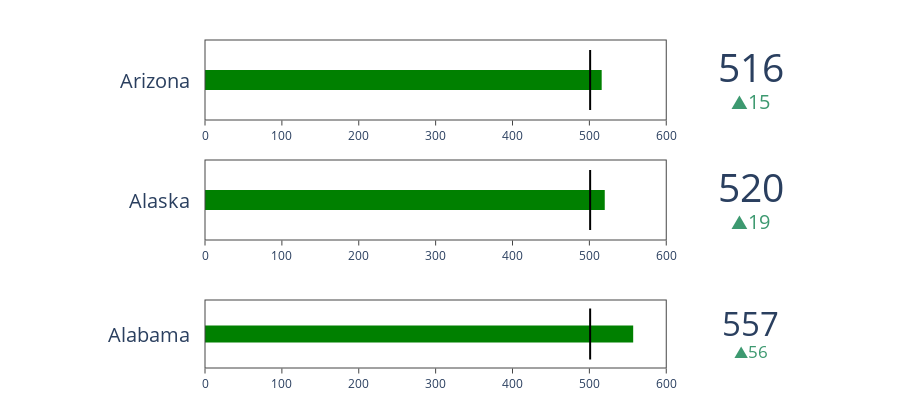

Here is the notebook cell this chart was saved with:
### Markdown cell above
## Bullet Chart

### Code cell
fig = go.Figure()

fig.add_trace(go.Indicator(
    mode = "number+gauge+delta",  value = int(df.loc[df['state']=='Alabama']['reading']),
    delta = {'reference': 501},
    domain = {'x': [0.25, 1], 'y': [0.08, 0.25]},
    title = {'text': "Alabama"},
    gauge = {
        'shape': "bullet",
        'axis': {'range': [None, 600]},
        'threshold': {
            'line': {'color': "black", 'width': 2},
            'thickness': 0.75,
            'value': 501}}))
fig.add_trace(go.Indicator(
    mode = "number+gauge+delta",  value = int(df.loc[df['state']=='Alaska']['reading']),
    delta = {'reference': 501},
    domain = {'x': [0.25, 1], 'y': [0.4, 0.6]},
    title = {'text': "Alaska"},
    gauge = {
        'shape': "bullet",
        'axis': {'range': [None, 600]},
        'threshold': {
            'line': {'color': "black", 'width': 2},
            'thickness': 0.75,
            'value': 501}}))
fig.add_trace(go.Indicator(
    mode = "number+gauge+delta",  value = int(df.loc[df['state']=='Arizona']['reading']),
    delta = {'reference': 501},
    domain = {'x': [0.25, 1], 'y': [0.7, 0.9]},
    title = {'text': "Arizona"},
    gauge = {
        'shape': "bullet",
        'axis': {'range': [None, 600]},
        'threshold': {
            'line': {'color': "black", 'width': 2},
            'thickness': 0.75,
            'value': 501}}))

fig.update_layout(height = 400 , margin = {'t':0, 'b':0, 'l':0})

fig.show()

### Figure 1 — Plotly figure (JSON) as saved in the notebook; plotly's stock layout.template omitted (floating-point values rounded to 4 significant figures)
{"data": [{"delta": {"reference": 501}, "domain": {"x": [0.25, 1], "y": [0.08, 0.25]}, "gauge": {"axis": {"range": [null, 600]}, "shape": "bullet", "threshold": {"line": {"color": "black", "width": 2}, "thickness": 0.75, "value": 501}}, "mode": "number+gauge+delta", "title": {"text": "Alabama"}, "type": "indicator", "value": 557}, {"delta": {"reference": 501}, "domain": {"x": [0.25, 1], "y": [0.4, 0.6]}, "gauge": {"axis": {"range": [null, 600]}, "shape": "bullet", "threshold": {"line": {"color": "black", "width": 2}, "thickness": 0.75, "value": 501}}, "mode": "number+gauge+delta", "title": {"text": "Alaska"}, "type": "indicator", "value": 520}, {"delta": {"reference": 501}, "domain": {"x": [0.25, 1], "y": [0.7, 0.9]}, "gauge": {"axis": {"range": [null, 600]}, "shape": "bullet", "threshold": {"line": {"color": "black", "width": 2}, "thickness": 0.75, "value": 501}}, "mode": "number+gauge+delta", "title": {"text": "Arizona"}, "type": "indicator", "value": 516}], "layout": {"height": 400, "margin": {"b": 0, "l": 0, "t": 0}}}
